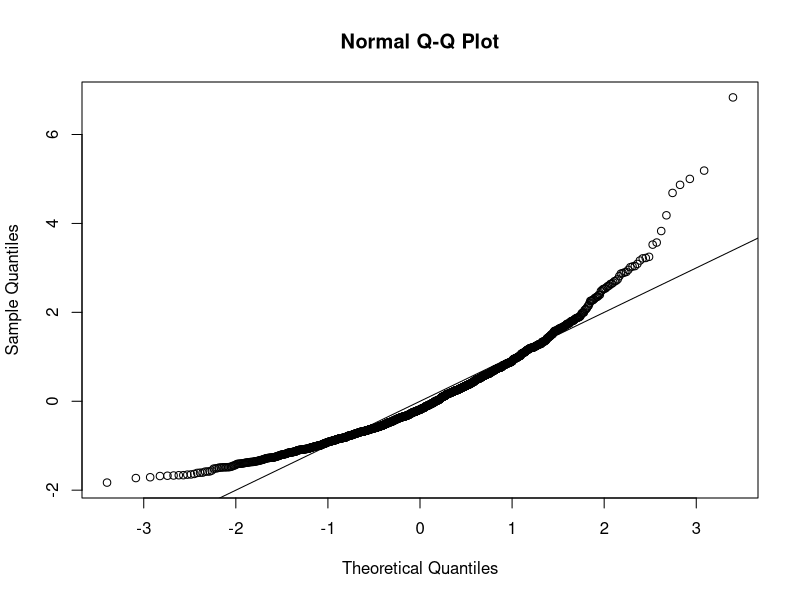
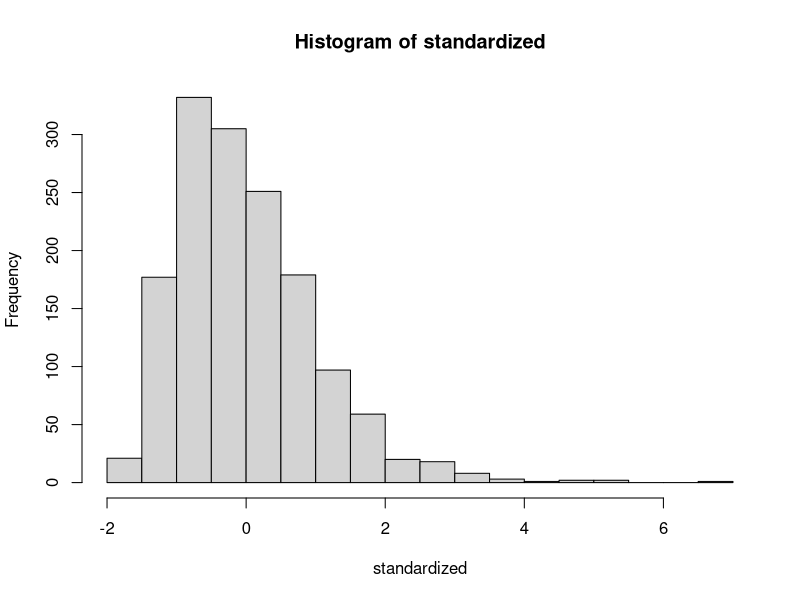
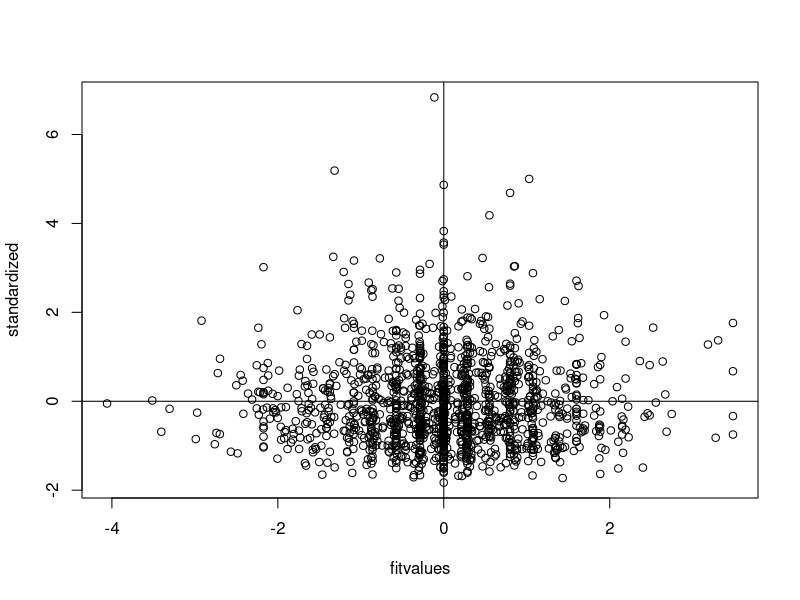

These figures' R source, in order:
setwd("E:/GA/Scales")
master = read.csv("Meaning_Scales_BriefResiliencyScale_RR_RN_Paper.csv")
summary(master)

##Reverse coded items numbers 2, 4, 6 (no question #5 on this scale).
library(car)
master$Q118_2 = recode(master$Q118_2, "1='5'; 2='4'; 3='3'; 4='2'; 5='1'")
master$Q118_4 = recode(master$Q118_4, "1='5'; 2='4'; 3='3'; 4='2'; 5='1'")
master$Q118_7 = recode(master$Q118_7, "1='5'; 2='4'; 3='3'; 4='2'; 5='1'")

####DATA SCREENING####

##Missing Data##
library(mice)
percentmiss = function(x){ sum(is.na(x))/length(x) *100 }

##Going by rows ONLY
notypos = master
missing = apply(notypos[ , 3:8], 1, percentmiss) 
table(missing)

##Replace only the data that you should
replacepeople = notypos[ missing <= 5 , ]  
dontpeople = notypos[ missing > 5 , ]

##Figure out the columns to exclude
apply(replacepeople, 2, percentmiss)
replacecolumn = replacepeople[ , -c(1,2,9)]
dontcolumn = replacepeople[ , c(1,2,9)]

##no missing data.
nomiss = replacepeople

##Outliers##
mahal = mahalanobis(nomiss[ , -c(1,2,9)], 
                    colMeans(nomiss[ , -c(1,2,9)], na.rm = TRUE),
                    cov(nomiss[ , -c(1,2,9)], use="pairwise.complete.obs"))
mahal
summary(mahal)
cutoff = qchisq(.999,ncol(nomiss[ , -c(1,2,9)])) 
summary(mahal < cutoff)
noout = nomiss[ mahal < cutoff, ]

##additivity: correlations
correlations = cor(noout[,-c(1,2,9)], use="pairwise.complete.obs")
symnum(correlations)

##make the random stuff
random = rchisq(nrow(noout), 7)
##be sure here not to include the ID columns!
fake = lm(random~., data=noout[ , -c(1:2,9)])

##get the linearity plot
##create the standardized residuals
standardized = rstudent(fake)
qqnorm(standardized)
abline(0,1)

##multivariate normality
hist(standardized, breaks=15)

##homogeneity and homoscedaticity
fitvalues = scale(fake$fitted.values)
plot(fitvalues, standardized) 
abline(0,0)
abline(v = 0)

##Scoring
BRS <- rowSums(noout[, c(3:8)])
BRS
